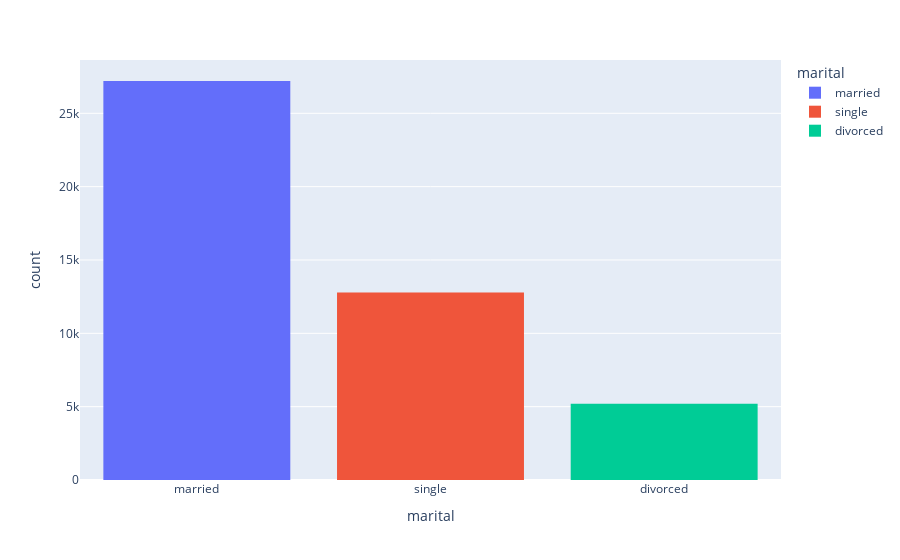

Notebook source saved alongside this figure:
### Code cell
px.histogram(data, x="marital", color="marital")

### Figure 1 — Plotly figure (JSON) as saved in the notebook; plotly's stock layout.template omitted (floating-point values rounded to 4 significant figures; data arrays with more than 128 entries replaced by an {"elided": "..."} marker saying what was removed)
{"data": [{"alignmentgroup": "True", "bingroup": "x", "hovertemplate": "marital=%{x}<br>count=%{y}<extra></extra>", "legendgroup": "married", "marker": {"color": "#636efa"}, "name": "married", "offsetgroup": "married", "orientation": "v", "showlegend": true, "type": "histogram", "x": {"elided": "27203 str values"}, "xaxis": "x", "yaxis": "y"}, {"alignmentgroup": "True", "bingroup": "x", "hovertemplate": "marital=%{x}<br>count=%{y}<extra></extra>", "legendgroup": "single", "marker": {"color": "#EF553B"}, "name": "single", "offsetgroup": "single", "orientation": "v", "showlegend": true, "type": "histogram", "x": {"elided": "12780 str values"}, "xaxis": "x", "yaxis": "y"}, {"alignmentgroup": "True", "bingroup": "x", "hovertemplate": "marital=%{x}<br>count=%{y}<extra></extra>", "legendgroup": "divorced", "marker": {"color": "#00cc96"}, "name": "divorced", "offsetgroup": "divorced", "orientation": "v", "showlegend": true, "type": "histogram", "x": {"elided": "5207 str values"}, "xaxis": "x", "yaxis": "y"}], "layout": {"barmode": "relative", "legend": {"title": {"text": "marital"}, "tracegroupgap": 0}, "margin": {"t": 60}, "xaxis": {"anchor": "y", "categoryarray": ["married", "single", "divorced"], "categoryorder": "array", "domain": [0, 1], "title": {"text": "marital"}}, "yaxis": {"anchor": "x", "domain": [0, 1], "title": {"text": "count"}}}}
